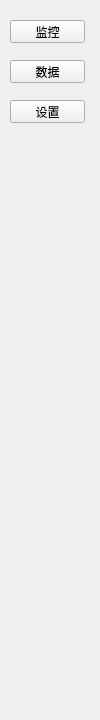
<?xml version="1.0" encoding="UTF-8"?>
<ui version="4.0">
 <class>MainMenu</class>
 <widget class="QWidget" name="MainMenu">
  <property name="geometry">
   <rect>
    <x>0</x>
    <y>0</y>
    <width>100</width>
    <height>720</height>
   </rect>
  </property>
  <property name="windowTitle">
   <string>Form</string>
  </property>
  <widget class="QPushButton" name="btn_jk">
   <property name="geometry">
    <rect>
     <x>10</x>
     <y>20</y>
     <width>75</width>
     <height>23</height>
    </rect>
   </property>
   <property name="text">
    <string>监控</string>
   </property>
  </widget>
  <widget class="QPushButton" name="btn_data">
   <property name="geometry">
    <rect>
     <x>10</x>
     <y>60</y>
     <width>75</width>
     <height>23</height>
    </rect>
   </property>
   <property name="text">
    <string>数据</string>
   </property>
  </widget>
  <widget class="QPushButton" name="btn_setting">
   <property name="geometry">
    <rect>
     <x>10</x>
     <y>100</y>
     <width>75</width>
     <height>23</height>
    </rect>
   </property>
   <property name="text">
    <string>设置</string>
   </property>
  </widget>
 </widget>
 <resources/>
 <connections/>
</ui>
